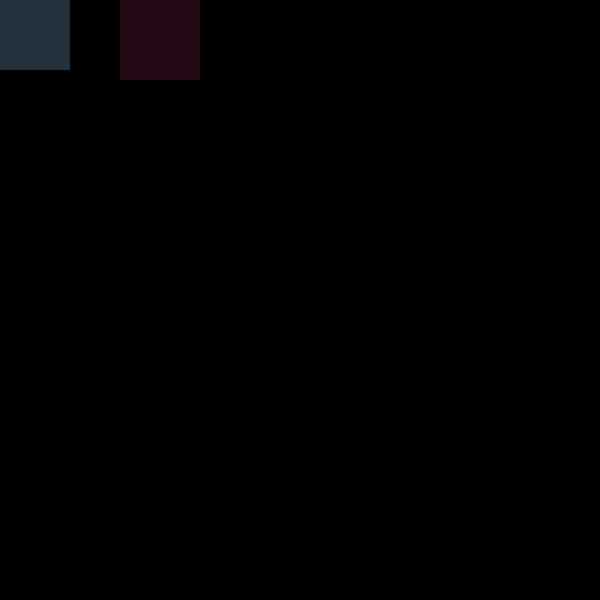
Frame 1 (no input)
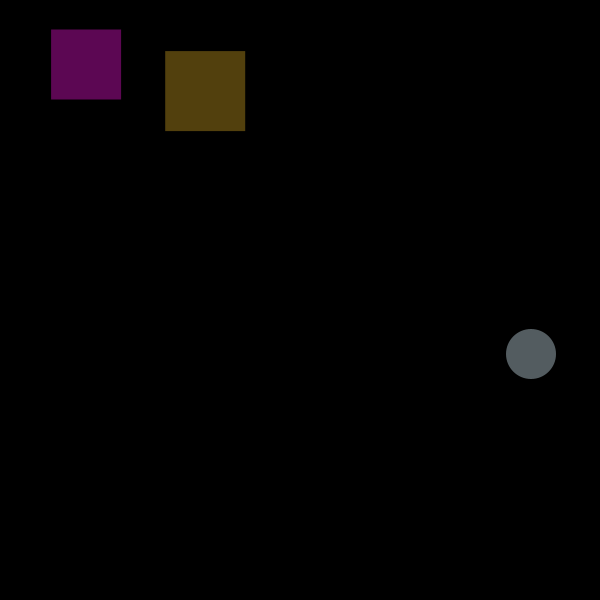
Frame 60 (the mouse pressed at the canvas centre just before this capture)
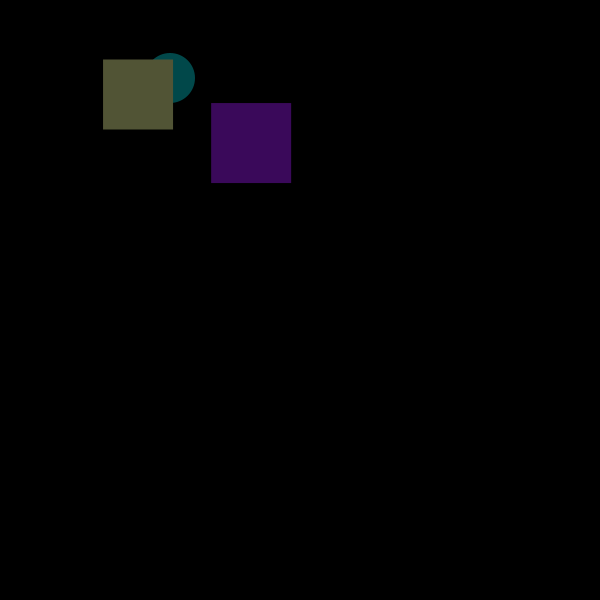
Frame 120 (the mouse held since frame 60 and released just before this capture)

The Processing sketch that drew these frames (run headless with seeded random() and noise(); from frame 60 on, the mouse is pressed at the canvas centre):

// Processing sketch: processing_42036
// ── processing_42036.pde

int x=0, y=0, i, j, m, a=221, b=20, c=26;
 float rx=0, ry=0, ri, rj,sx= 120, sy=0,si,sj;


 void setup()
 {
 size(600, 600);
 background(0);
 frameRate(100);
 noStroke();
 smooth();
 colorMode(RGB, width);
 }

 void ellip()
 {
 fill(0);

 rect(0, 0, width, height);



 fill(random(255), random(255), random(255));

 ellipse(x, y, 50, 50);



 if (x<=0 || y<=0) {
 j=int(random(5,10));
 i=int(random(5,10));
 }
 else if (x>=width-10 || y>=height-10) {
 j=(int(random(5,10)))*-1;
 i=(int(random(5,10)))*-1;
 }


 if(x>width){
 x=0;
 }

 x+=i;
 y+=j;
 }

 void rectangle()
 {

 fill(random(255), random(255), random(255));


 rect(rx, ry, 70, 70);
 if (rx<=0 || ry<=0) {
 rj=cos(radians(60));
 ri=sin(radians(60));
 }
 else if (rx>=width-70 || ry>=height-70) {
 rj=cos(random(400))*-1;
 ri=sin(random(400))*-1;
 }

 rx+=ri;
 ry+=rj;


 }
 
 void rectangle2()
 {

 fill(random(255), random(255), random(255));


 rect(sx, sy, 80, 80);
 if (sx<=0 || sy<=0) {
 sj=cos(radians(30));
 si=sin(radians(50));
 }
 else if (sx>=width-80 || sy>=height-80) {
 sj=cos(random(400))*-1;
 si=sin(random(400))*-1;
 }

 sx+=si;
 sy+=sj;


 }




 void draw()
 {

 ellip();
 rectangle();
 rectangle2();
 }
